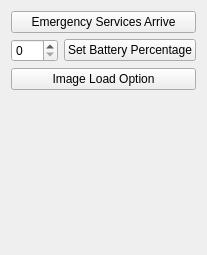
         <widget class="QWidget" name="God_Tab">
          <attribute name="title">
           <string>Event</string>
          </attribute>
          <layout class="QVBoxLayout" name="verticalLayout_15">
           <item>
            <widget class="QPushButton" name="ES_Arrive_Button">
             <property name="text">
              <string>Emergency Services Arrive</string>
             </property>
            </widget>
           </item>
           <item>
            <layout class="QHBoxLayout" name="horizontalLayout_14">
             <item>
              <widget class="QSpinBox" name="Set_BP_CB">
               <property name="maximum">
                <number>100</number>
               </property>
              </widget>
             </item>
             <item>
              <widget class="QPushButton" name="Set_BP_Button">
               <property name="text">
                <string>Set Battery Percentage</string>
               </property>
              </widget>
             </item>
            </layout>
           </item>
           <item>
            <widget class="QPushButton" name="Image_Load_Button">
             <property name="text">
              <string>Image Load Option</string>
             </property>
             <property name="checkable">
              <bool>true</bool>
             </property>
            </widget>
           </item>
           <item>
            <spacer name="verticalSpacer_4">
             <property name="orientation">
              <enum>Qt::Vertical</enum>
             </property>
             <property name="sizeHint" stdset="0">
              <size>
               <width>20</width>
               <height>154</height>
              </size>
             </property>
            </spacer>
           </item>
          </layout>
         </widget>
